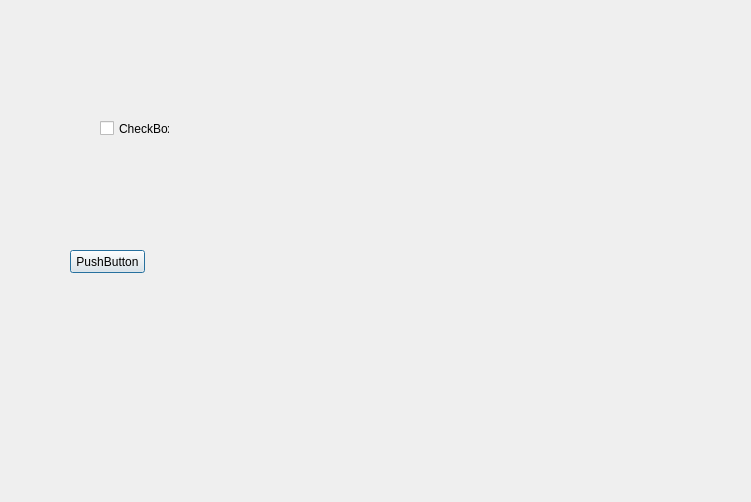
<?xml version="1.0" encoding="UTF-8"?>
<ui version="4.0">
 <class>TestDialog</class>
 <widget class="QDialog" name="TestDialog">
  <property name="geometry">
   <rect>
    <x>0</x>
    <y>0</y>
    <width>751</width>
    <height>502</height>
   </rect>
  </property>
  <property name="windowTitle">
   <string>TestDialog</string>
  </property>
  <widget class="QPushButton" name="pushButton">
   <property name="geometry">
    <rect>
     <x>70</x>
     <y>250</y>
     <width>75</width>
     <height>23</height>
    </rect>
   </property>
   <property name="text">
    <string>PushButton</string>
   </property>
  </widget>
  <widget class="QtPieMenu" name="qtPieMenu">
   <property name="geometry">
    <rect>
     <x>360</x>
     <y>80</y>
     <width>291</width>
     <height>271</height>
    </rect>
   </property>
   <property name="ToggleSecondHand" stdset="0">
    <bool>true</bool>
   </property>
   <property name="colorSecondHand">
    <color>
     <red>45</red>
     <green>130</green>
     <blue>0</blue>
    </color>
   </property>
  </widget>
  <widget class="QCheckBox" name="checkBox">
   <property name="geometry">
    <rect>
     <x>100</x>
     <y>120</y>
     <width>70</width>
     <height>17</height>
    </rect>
   </property>
   <property name="text">
    <string>CheckBox</string>
   </property>
  </widget>
 </widget>
 <layoutdefault spacing="6" margin="11"/>
 <customwidgets>
  <customwidget>
   <class>QtPieMenu</class>
   <extends>QWidget</extends>
   <header>QtPieMenu.h</header>
  </customwidget>
 </customwidgets>
 <resources/>
 <connections>
  <connection>
   <sender>checkBox</sender>
   <signal>toggled(bool)</signal>
   <receiver>qtPieMenu</receiver>
   <slot>setSecondHand(bool)</slot>
   <hints>
    <hint type="sourcelabel">
     <x>141</x>
     <y>126</y>
    </hint>
    <hint type="destinationlabel">
     <x>484</x>
     <y>160</y>
    </hint>
   </hints>
  </connection>
  <connection>
   <sender>pushButton</sender>
   <signal>clicked()</signal>
   <receiver>qtPieMenu</receiver>
   <slot>toggleSecondHand()</slot>
   <hints>
    <hint type="sourcelabel">
     <x>132</x>
     <y>264</y>
    </hint>
    <hint type="destinationlabel">
     <x>409</x>
     <y>301</y>
    </hint>
   </hints>
  </connection>
 </connections>
</ui>
